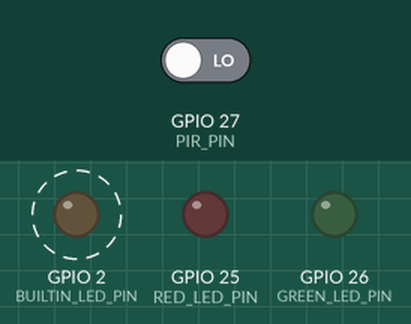
A sketch run on a simulated ESP32. On the bench: output pins drawn as LEDs (lit = HIGH). Dashed ring = blinking. The inputs (shaded band) are chosen by the test bench; at power-on: GPIO 27 (PIR_PIN) LOW. What the sketch prints to the serial monitor is not drawn.

Above: at 1.88 s.
2.3 s: GPIO 27 (PIR_PIN) driven HIGH
At 16.6 s:
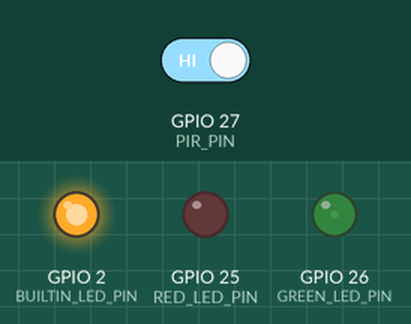
At 20.56 s:
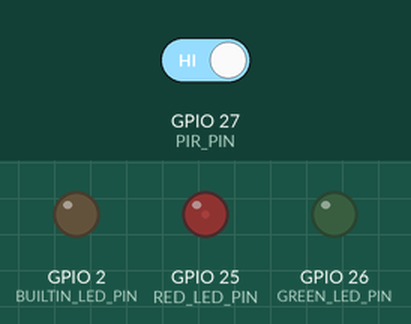
23.1 s: GPIO 27 (PIR_PIN) driven LOW
Timing chart, 0 to 27.6 s (numbered marks = the images above; inputs shaded):
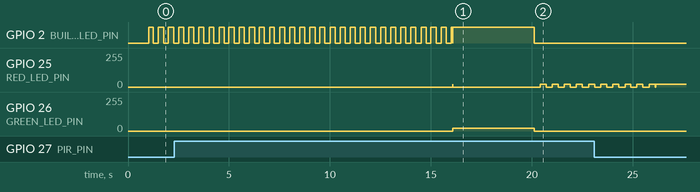

Measured:
- after the input at 2.3 s, GPIO 26 (GREEN_LED_PIN): 0/255 → 22/255 after 13.8 s, → 0/255 4.0 s later

The sketch:

phase1_pir_led.ino
```cpp
/*
 * ==============================================================================
 * SMART AI DOOR SECURITY SYSTEM — PHASE 1 FIRMWARE
 * ==============================================================================
 * Objective: PIR Motion Detection -> ESP32 -> LED Visual Indication
 * Target Board: ESP32 DevKit V1 (30-pin or 36-pin)
 * Author: Antigravity AI & Student
 *
 * SAFETY NOTICE (Zero Resistors Available):
 * Connecting an LED directly between an ESP32 3.3V GPIO and GND with NO resistor
 * risks pulling 50-80mA, exceeding the ESP32's 12mA recommended limit and burning
 * out the output driver or LED.
 * This firmware implements a SAFE SOFTWARE PWM CURRENT LIMITER (analogWrite / LEDC)
 * providing an ~8% duty cycle that keeps LEDs visible while dramatically capping
 * average current. When you eventually add 220-330 ohm resistors, set
 * USE_PWM_CURRENT_LIMIT to false.
 * ==============================================================================
 */

// ==========================================
// 1. PIN CONFIGURATION (Change here only)
// ==========================================
#define PIR_PIN          27   // Input: PIR Motion Sensor (Digital OUT)
#define RED_LED_PIN      25   // Output: Red LED (System Locked / Idle / Denied)
#define GREEN_LED_PIN    26   // Output: Green LED (Motion Detected / Access Granted)
#define BUILTIN_LED_PIN   2   // Output: Onboard Blue LED (Hardware diagnostic fallback)

// ==========================================
// 2. ELECTRICAL SAFETY & TUNING SETTINGS
// ==========================================
// Set to TRUE if you have NO external resistors.
// Set to FALSE only when you wire 220 Ohm - 330 Ohm resistors in series with your LEDs.
const bool USE_PWM_CURRENT_LIMIT = true;

// Safe brightness duty cycle (0 to 255).
// 20/255 = ~7.8% duty cycle — visible in indoor lighting while protecting the GPIO.
const uint8_t SAFE_LED_DUTY_CYCLE = 22;

// Timing Settings (in milliseconds)
const unsigned long PIR_WARMUP_MS         = 15000; // HC-SR501 stabilization period (15s)
const unsigned long MOTION_ACTIVE_HOLD_MS = 4000;  // How long Green LED stays on after motion
const unsigned long COOLDOWN_MS           = 6000;  // Ignore further PIR triggers after an event

// ==========================================
// 3. SYSTEM STATE ENUMERATION
// ==========================================
enum SystemState {
  STATE_WARMING_UP,     // Sensor initializing after power-on
  STATE_IDLE_LOCKED,    // Normal resting state: Door secured, Red LED ON
  STATE_MOTION_DETECTED,// Motion sensed: Green LED ON, timer started
  STATE_COOLDOWN        // Event finished: temporarily ignoring PIR bounces
};

// State tracking variables
SystemState currentState = STATE_WARMING_UP;
unsigned long stateStartTime = 0;
unsigned long lastTelemetryTime = 0;
int lastRawPirReading = LOW;
unsigned long motionTriggerCount = 0;

// ==========================================
// 4. HARDWARE HELPER FUNCTIONS
// ==========================================

/**
 * Safe LED controller supporting both direct digital drive and PWM current-limiting.
 * @param pin ESP32 GPIO pin number
 * @param turnOn True to illuminate, False to extinguish
 */
void setLedSafe(uint8_t pin, bool turnOn) {
  if (!turnOn) {
    // Completely OFF
    pinMode(pin, OUTPUT);
    digitalWrite(pin, LOW);
    return;
  }

  if (USE_PWM_CURRENT_LIMIT) {
    // Pulse Width Modulation to cap average current draw
    analogWrite(pin, SAFE_LED_DUTY_CYCLE);
  } else {
    // Full continuous 3.3V drive (requires external resistor)
    pinMode(pin, OUTPUT);
    digitalWrite(pin, HIGH);
  }
}

/**
 * Update physical indicators based on current state.
 */
void updateIndicators() {
  switch (currentState) {
    case STATE_WARMING_UP:
      // Rapid heartbeat pulse on built-in LED during warm-up
      digitalWrite(BUILTIN_LED_PIN, (millis() / 250) % 2 == 0 ? HIGH : LOW);
      setLedSafe(RED_LED_PIN, false);
      setLedSafe(GREEN_LED_PIN, false);
      break;

    case STATE_IDLE_LOCKED:
      // Secure state: RED LED illuminated, GREEN LED extinguished
      setLedSafe(RED_LED_PIN, true);
      setLedSafe(GREEN_LED_PIN, false);
      digitalWrite(BUILTIN_LED_PIN, LOW);
      break;

    case STATE_MOTION_DETECTED:
      // Active motion alert: GREEN LED illuminated, RED LED extinguished
      setLedSafe(RED_LED_PIN, false);
      setLedSafe(GREEN_LED_PIN, true);
      digitalWrite(BUILTIN_LED_PIN, HIGH);
      break;

    case STATE_COOLDOWN:
      // Transitioning: Both LEDs OFF or alternate blink to signify cooldown
      setLedSafe(RED_LED_PIN, (millis() / 300) % 2 == 0 ? true : false);
      setLedSafe(GREEN_LED_PIN, false);
      digitalWrite(BUILTIN_LED_PIN, LOW);
      break;
  }
}

/**
 * Transition the state machine and log formatted telemetry.
 */
void transitionTo(SystemState newState) {
  currentState = newState;
  stateStartTime = millis();

  Serial.println();
  Serial.print(F("[STATE CHANGE] "));
  Serial.print(millis() / 1000.0, 2);
  Serial.print(F("s -> "));

  switch (currentState) {
    case STATE_WARMING_UP:
      Serial.println(F("WARMING_UP (Stabilizing PIR sensor)"));
      break;
    case STATE_IDLE_LOCKED:
      Serial.println(F("IDLE_LOCKED (Door secure, monitoring for motion. RED LED ON)"));
      break;
    case STATE_MOTION_DETECTED:
      motionTriggerCount++;
      Serial.print(F("MOTION_DETECTED (Event #"));
      Serial.print(motionTriggerCount);
      Serial.println(F("! GREEN LED ON)"));
      break;
    case STATE_COOLDOWN:
      Serial.print(F("COOLDOWN (Ignoring repeat PIR triggers for "));
      Serial.print(COOLDOWN_MS / 1000.0, 1);
      Serial.println(F("s)"));
      break;
  }
}

// ==========================================
// 5. SETUP ROUTINE
// ==========================================
void setup() {
  // Initialize Serial Monitor
  Serial.begin(115200);
  delay(1000); // Allow USB serial to stabilize

  Serial.println(F("=================================================="));
  Serial.println(F("  SMART AI DOOR SECURITY SYSTEM — PHASE 1"));
  Serial.println(F("  PIR Motion Detection & Safe LED Controller"));
  Serial.println(F("=================================================="));

  // Configure GPIO Modes
  pinMode(PIR_PIN, INPUT);
  pinMode(BUILTIN_LED_PIN, OUTPUT);
  pinMode(RED_LED_PIN, OUTPUT);
  pinMode(GREEN_LED_PIN, OUTPUT);

  // Electrical safety report
  Serial.print(F("[SAFETY] PWM Current Limiting: "));
  if (USE_PWM_CURRENT_LIMIT) {
    Serial.print(F("ACTIVE (Duty: "));
    Serial.print(SAFE_LED_DUTY_CYCLE);
    Serial.println(F("/255) — Protecting GPIOs without resistors."));
  } else {
    Serial.println(F("OFF — Assuming external resistors are installed."));
  }

  Serial.print(F("[CONFIG] PIR Sensor Pin: GPIO "));
  Serial.println(PIR_PIN);
  Serial.print(F("[CONFIG] Red LED Pin: GPIO "));
  Serial.println(RED_LED_PIN);
  Serial.print(F("[CONFIG] Green LED Pin: GPIO "));
  Serial.println(GREEN_LED_PIN);

  Serial.println(F("\n[INIT] PIR sensor warming up... Please keep area motionless."));
  transitionTo(STATE_WARMING_UP);
}

// ==========================================
// 6. MAIN SUPERVISORY LOOP
// ==========================================
void loop() {
  unsigned long now = millis();
  int rawPir = digitalRead(PIR_PIN);

  // Update physical LED indicators
  updateIndicators();

  // ----------------------------------------------------
  // State Machine Logic
  // ----------------------------------------------------
  switch (currentState) {
    case STATE_WARMING_UP: {
      unsigned long elapsed = now - stateStartTime;
      // Print warm-up countdown every 3 seconds
      if (now - lastTelemetryTime >= 3000) {
        lastTelemetryTime = now;
        long remaining = (long)(PIR_WARMUP_MS - elapsed) / 1000;
        if (remaining > 0) {
          Serial.print(F("[WARMUP] Stabilizing... "));
          Serial.print(remaining);
          Serial.println(F(" seconds remaining"));
        }
      }

      if (elapsed >= PIR_WARMUP_MS) {
        Serial.println(F("[WARMUP COMPLETE] PIR sensor is now armed and active."));
        transitionTo(STATE_IDLE_LOCKED);
      }
      break;
    }

    case STATE_IDLE_LOCKED: {
      // Monitor PIR input
      if (rawPir == HIGH) {
        // Motion detected!
        transitionTo(STATE_MOTION_DETECTED);
      }
      break;
    }

    case STATE_MOTION_DETECTED: {
      // Hold Green LED ON for specified duration
      if (now - stateStartTime >= MOTION_ACTIVE_HOLD_MS) {
        // Active display duration elapsed -> enter cooldown
        transitionTo(STATE_COOLDOWN);
      }
      break;
    }

    case STATE_COOLDOWN: {
      // Ignore PIR triggers until cooldown period passes AND sensor returns to LOW
      if ((now - stateStartTime >= COOLDOWN_MS) && (rawPir == LOW)) {
        transitionTo(STATE_IDLE_LOCKED);
      }
      break;
    }
  }

  // ----------------------------------------------------
  // Heartbeat Telemetry (Every 5 seconds in IDLE mode)
  // ----------------------------------------------------
  if (currentState == STATE_IDLE_LOCKED && (now - lastTelemetryTime >= 5000)) {
    lastTelemetryTime = now;
    Serial.print(F("[HEARTBEAT] System armed | PIR: "));
    Serial.print(rawPir == HIGH ? F("HIGH (Motion)") : F("LOW (Clear)"));
    Serial.print(F(" | State: IDLE_LOCKED | Total Events: "));
    Serial.println(motionTriggerCount);
  }

  lastRawPirReading = rawPir;
  delay(20); // Small cycle delay for loop pacing
}
```
